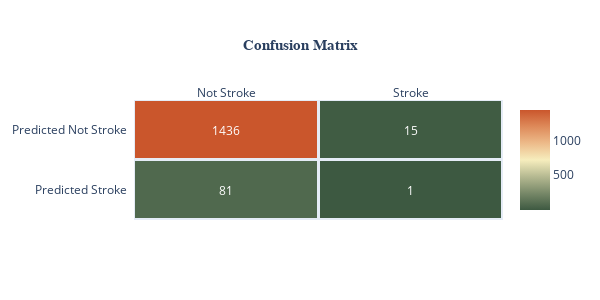

The code cell stored with this chart in its notebook:
### Code cell
# K Nearest Neighbour
RF_classif= KNeighborsClassifier()
Model(RF_classif)

### Figure 1 — Plotly figure (JSON) as saved in the notebook; plotly's stock layout.template omitted (floating-point values rounded to 4 significant figures)
{"data": [{"colorscale": [[0, "rgb(61, 89, 65)"], [0.1667, "rgb(119, 136, 104)"], [0.3333, "rgb(181, 185, 145)"], [0.5, "rgb(246, 237, 189)"], [0.6667, "rgb(237, 187, 138)"], [0.8333, "rgb(222, 138, 90)"], [1, "rgb(202, 86, 44)"]], "reversescale": false, "showscale": true, "type": "heatmap", "x": ["Not Stroke", "Stroke"], "xgap": 3, "y": ["Predicted Not Stroke", "Predicted Stroke"], "ygap": 3, "z": [[1436, 15], [81, 1]]}], "layout": {"annotations": [{"font": {"color": "#FFFFFF"}, "showarrow": false, "text": "1436", "x": "Not Stroke", "xref": "x", "y": "Predicted Not Stroke", "yref": "y"}, {"font": {"color": "#FFFFFF"}, "showarrow": false, "text": "15", "x": "Stroke", "xref": "x", "y": "Predicted Not Stroke", "yref": "y"}, {"font": {"color": "#FFFFFF"}, "showarrow": false, "text": "81", "x": "Not Stroke", "xref": "x", "y": "Predicted Stroke", "yref": "y"}, {"font": {"color": "#FFFFFF"}, "showarrow": false, "text": "1", "x": "Stroke", "xref": "x", "y": "Predicted Stroke", "yref": "y"}], "height": 300, "title": {"font": {"family": "Courier New", "size": 15}, "text": "<b>Confusion Matrix<b>", "x": 0.5}, "width": 600, "xaxis": {"dtick": 1, "gridcolor": "rgb(0, 0, 0)", "showgrid": false, "side": "top", "ticks": ""}, "yaxis": {"autorange": "reversed", "dtick": 1, "showgrid": false, "ticks": "", "ticksuffix": "  "}}}
